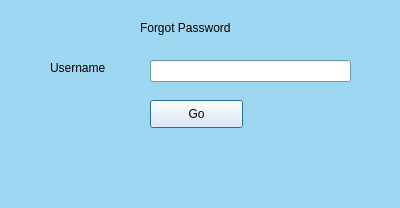
<?xml version="1.0" encoding="UTF-8"?>
<ui version="4.0">
 <class>ForgotPwd</class>
 <widget class="QDialog" name="ForgotPwd">
  <property name="geometry">
   <rect>
    <x>0</x>
    <y>0</y>
    <width>400</width>
    <height>208</height>
   </rect>
  </property>
  <property name="palette">
   <palette>
    <active>
     <colorrole role="WindowText">
      <brush brushstyle="SolidPattern">
       <color alpha="255">
        <red>0</red>
        <green>0</green>
        <blue>0</blue>
       </color>
      </brush>
     </colorrole>
     <colorrole role="Button">
      <brush brushstyle="SolidPattern">
       <color alpha="255">
        <red>157</red>
        <green>214</green>
        <blue>240</blue>
       </color>
      </brush>
     </colorrole>
     <colorrole role="Light">
      <brush brushstyle="SolidPattern">
       <color alpha="255">
        <red>255</red>
        <green>255</green>
        <blue>255</blue>
       </color>
      </brush>
     </colorrole>
     <colorrole role="Midlight">
      <brush brushstyle="SolidPattern">
       <color alpha="255">
        <red>206</red>
        <green>234</green>
        <blue>247</blue>
       </color>
      </brush>
     </colorrole>
     <colorrole role="Dark">
      <brush brushstyle="SolidPattern">
       <color alpha="255">
        <red>78</red>
        <green>107</green>
        <blue>120</blue>
       </color>
      </brush>
     </colorrole>
     <colorrole role="Mid">
      <brush brushstyle="SolidPattern">
       <color alpha="255">
        <red>105</red>
        <green>143</green>
        <blue>160</blue>
       </color>
      </brush>
     </colorrole>
     <colorrole role="Text">
      <brush brushstyle="SolidPattern">
       <color alpha="255">
        <red>0</red>
        <green>0</green>
        <blue>0</blue>
       </color>
      </brush>
     </colorrole>
     <colorrole role="BrightText">
      <brush brushstyle="SolidPattern">
       <color alpha="255">
        <red>255</red>
        <green>255</green>
        <blue>255</blue>
       </color>
      </brush>
     </colorrole>
     <colorrole role="ButtonText">
      <brush brushstyle="SolidPattern">
       <color alpha="255">
        <red>0</red>
        <green>0</green>
        <blue>0</blue>
       </color>
      </brush>
     </colorrole>
     <colorrole role="Base">
      <brush brushstyle="SolidPattern">
       <color alpha="255">
        <red>255</red>
        <green>255</green>
        <blue>255</blue>
       </color>
      </brush>
     </colorrole>
     <colorrole role="Window">
      <brush brushstyle="SolidPattern">
       <color alpha="255">
        <red>157</red>
        <green>214</green>
        <blue>240</blue>
       </color>
      </brush>
     </colorrole>
     <colorrole role="Shadow">
      <brush brushstyle="SolidPattern">
       <color alpha="255">
        <red>0</red>
        <green>0</green>
        <blue>0</blue>
       </color>
      </brush>
     </colorrole>
     <colorrole role="AlternateBase">
      <brush brushstyle="SolidPattern">
       <color alpha="255">
        <red>206</red>
        <green>234</green>
        <blue>247</blue>
       </color>
      </brush>
     </colorrole>
     <colorrole role="ToolTipBase">
      <brush brushstyle="SolidPattern">
       <color alpha="255">
        <red>255</red>
        <green>255</green>
        <blue>220</blue>
       </color>
      </brush>
     </colorrole>
     <colorrole role="ToolTipText">
      <brush brushstyle="SolidPattern">
       <color alpha="255">
        <red>0</red>
        <green>0</green>
        <blue>0</blue>
       </color>
      </brush>
     </colorrole>
    </active>
    <inactive>
     <colorrole role="WindowText">
      <brush brushstyle="SolidPattern">
       <color alpha="255">
        <red>0</red>
        <green>0</green>
        <blue>0</blue>
       </color>
      </brush>
     </colorrole>
     <colorrole role="Button">
      <brush brushstyle="SolidPattern">
       <color alpha="255">
        <red>157</red>
        <green>214</green>
        <blue>240</blue>
       </color>
      </brush>
     </colorrole>
     <colorrole role="Light">
      <brush brushstyle="SolidPattern">
       <color alpha="255">
        <red>255</red>
        <green>255</green>
        <blue>255</blue>
       </color>
      </brush>
     </colorrole>
     <colorrole role="Midlight">
      <brush brushstyle="SolidPattern">
       <color alpha="255">
        <red>206</red>
        <green>234</green>
        <blue>247</blue>
       </color>
      </brush>
     </colorrole>
     <colorrole role="Dark">
      <brush brushstyle="SolidPattern">
       <color alpha="255">
        <red>78</red>
        <green>107</green>
        <blue>120</blue>
       </color>
      </brush>
     </colorrole>
     <colorrole role="Mid">
      <brush brushstyle="SolidPattern">
       <color alpha="255">
        <red>105</red>
        <green>143</green>
        <blue>160</blue>
       </color>
      </brush>
     </colorrole>
     <colorrole role="Text">
      <brush brushstyle="SolidPattern">
       <color alpha="255">
        <red>0</red>
        <green>0</green>
        <blue>0</blue>
       </color>
      </brush>
     </colorrole>
     <colorrole role="BrightText">
      <brush brushstyle="SolidPattern">
       <color alpha="255">
        <red>255</red>
        <green>255</green>
        <blue>255</blue>
       </color>
      </brush>
     </colorrole>
     <colorrole role="ButtonText">
      <brush brushstyle="SolidPattern">
       <color alpha="255">
        <red>0</red>
        <green>0</green>
        <blue>0</blue>
       </color>
      </brush>
     </colorrole>
     <colorrole role="Base">
      <brush brushstyle="SolidPattern">
       <color alpha="255">
        <red>255</red>
        <green>255</green>
        <blue>255</blue>
       </color>
      </brush>
     </colorrole>
     <colorrole role="Window">
      <brush brushstyle="SolidPattern">
       <color alpha="255">
        <red>157</red>
        <green>214</green>
        <blue>240</blue>
       </color>
      </brush>
     </colorrole>
     <colorrole role="Shadow">
      <brush brushstyle="SolidPattern">
       <color alpha="255">
        <red>0</red>
        <green>0</green>
        <blue>0</blue>
       </color>
      </brush>
     </colorrole>
     <colorrole role="AlternateBase">
      <brush brushstyle="SolidPattern">
       <color alpha="255">
        <red>206</red>
        <green>234</green>
        <blue>247</blue>
       </color>
      </brush>
     </colorrole>
     <colorrole role="ToolTipBase">
      <brush brushstyle="SolidPattern">
       <color alpha="255">
        <red>255</red>
        <green>255</green>
        <blue>220</blue>
       </color>
      </brush>
     </colorrole>
     <colorrole role="ToolTipText">
      <brush brushstyle="SolidPattern">
       <color alpha="255">
        <red>0</red>
        <green>0</green>
        <blue>0</blue>
       </color>
      </brush>
     </colorrole>
    </inactive>
    <disabled>
     <colorrole role="WindowText">
      <brush brushstyle="SolidPattern">
       <color alpha="255">
        <red>78</red>
        <green>107</green>
        <blue>120</blue>
       </color>
      </brush>
     </colorrole>
     <colorrole role="Button">
      <brush brushstyle="SolidPattern">
       <color alpha="255">
        <red>157</red>
        <green>214</green>
        <blue>240</blue>
       </color>
      </brush>
     </colorrole>
     <colorrole role="Light">
      <brush brushstyle="SolidPattern">
       <color alpha="255">
        <red>255</red>
        <green>255</green>
        <blue>255</blue>
       </color>
      </brush>
     </colorrole>
     <colorrole role="Midlight">
      <brush brushstyle="SolidPattern">
       <color alpha="255">
        <red>206</red>
        <green>234</green>
        <blue>247</blue>
       </color>
      </brush>
     </colorrole>
     <colorrole role="Dark">
      <brush brushstyle="SolidPattern">
       <color alpha="255">
        <red>78</red>
        <green>107</green>
        <blue>120</blue>
       </color>
      </brush>
     </colorrole>
     <colorrole role="Mid">
      <brush brushstyle="SolidPattern">
       <color alpha="255">
        <red>105</red>
        <green>143</green>
        <blue>160</blue>
       </color>
      </brush>
     </colorrole>
     <colorrole role="Text">
      <brush brushstyle="SolidPattern">
       <color alpha="255">
        <red>78</red>
        <green>107</green>
        <blue>120</blue>
       </color>
      </brush>
     </colorrole>
     <colorrole role="BrightText">
      <brush brushstyle="SolidPattern">
       <color alpha="255">
        <red>255</red>
        <green>255</green>
        <blue>255</blue>
       </color>
      </brush>
     </colorrole>
     <colorrole role="ButtonText">
      <brush brushstyle="SolidPattern">
       <color alpha="255">
        <red>78</red>
        <green>107</green>
        <blue>120</blue>
       </color>
      </brush>
     </colorrole>
     <colorrole role="Base">
      <brush brushstyle="SolidPattern">
       <color alpha="255">
        <red>157</red>
        <green>214</green>
        <blue>240</blue>
       </color>
      </brush>
     </colorrole>
     <colorrole role="Window">
      <brush brushstyle="SolidPattern">
       <color alpha="255">
        <red>157</red>
        <green>214</green>
        <blue>240</blue>
       </color>
      </brush>
     </colorrole>
     <colorrole role="Shadow">
      <brush brushstyle="SolidPattern">
       <color alpha="255">
        <red>0</red>
        <green>0</green>
        <blue>0</blue>
       </color>
      </brush>
     </colorrole>
     <colorrole role="AlternateBase">
      <brush brushstyle="SolidPattern">
       <color alpha="255">
        <red>157</red>
        <green>214</green>
        <blue>240</blue>
       </color>
      </brush>
     </colorrole>
     <colorrole role="ToolTipBase">
      <brush brushstyle="SolidPattern">
       <color alpha="255">
        <red>255</red>
        <green>255</green>
        <blue>220</blue>
       </color>
      </brush>
     </colorrole>
     <colorrole role="ToolTipText">
      <brush brushstyle="SolidPattern">
       <color alpha="255">
        <red>0</red>
        <green>0</green>
        <blue>0</blue>
       </color>
      </brush>
     </colorrole>
    </disabled>
   </palette>
  </property>
  <property name="windowTitle">
   <string>Dialog</string>
  </property>
  <widget class="QPushButton" name="edtGo">
   <property name="geometry">
    <rect>
     <x>150</x>
     <y>100</y>
     <width>93</width>
     <height>28</height>
    </rect>
   </property>
   <property name="palette">
    <palette>
     <active>
      <colorrole role="WindowText">
       <brush brushstyle="SolidPattern">
        <color alpha="255">
         <red>0</red>
         <green>0</green>
         <blue>0</blue>
        </color>
       </brush>
      </colorrole>
      <colorrole role="Button">
       <brush brushstyle="SolidPattern">
        <color alpha="255">
         <red>233</red>
         <green>241</green>
         <blue>255</blue>
        </color>
       </brush>
      </colorrole>
      <colorrole role="Light">
       <brush brushstyle="SolidPattern">
        <color alpha="255">
         <red>255</red>
         <green>255</green>
         <blue>255</blue>
        </color>
       </brush>
      </colorrole>
      <colorrole role="Midlight">
       <brush brushstyle="SolidPattern">
        <color alpha="255">
         <red>244</red>
         <green>248</green>
         <blue>255</blue>
        </color>
       </brush>
      </colorrole>
      <colorrole role="Dark">
       <brush brushstyle="SolidPattern">
        <color alpha="255">
         <red>116</red>
         <green>120</green>
         <blue>127</blue>
        </color>
       </brush>
      </colorrole>
      <colorrole role="Mid">
       <brush brushstyle="SolidPattern">
        <color alpha="255">
         <red>155</red>
         <green>161</green>
         <blue>170</blue>
        </color>
       </brush>
      </colorrole>
      <colorrole role="Text">
       <brush brushstyle="SolidPattern">
        <color alpha="255">
         <red>0</red>
         <green>0</green>
         <blue>0</blue>
        </color>
       </brush>
      </colorrole>
      <colorrole role="BrightText">
       <brush brushstyle="SolidPattern">
        <color alpha="255">
         <red>255</red>
         <green>255</green>
         <blue>255</blue>
        </color>
       </brush>
      </colorrole>
      <colorrole role="ButtonText">
       <brush brushstyle="SolidPattern">
        <color alpha="255">
         <red>0</red>
         <green>0</green>
         <blue>0</blue>
        </color>
       </brush>
      </colorrole>
      <colorrole role="Base">
       <brush brushstyle="SolidPattern">
        <color alpha="255">
         <red>255</red>
         <green>255</green>
         <blue>255</blue>
        </color>
       </brush>
      </colorrole>
      <colorrole role="Window">
       <brush brushstyle="SolidPattern">
        <color alpha="255">
         <red>233</red>
         <green>241</green>
         <blue>255</blue>
        </color>
       </brush>
      </colorrole>
      <colorrole role="Shadow">
       <brush brushstyle="SolidPattern">
        <color alpha="255">
         <red>0</red>
         <green>0</green>
         <blue>0</blue>
        </color>
       </brush>
      </colorrole>
      <colorrole role="AlternateBase">
       <brush brushstyle="SolidPattern">
        <color alpha="255">
         <red>244</red>
         <green>248</green>
         <blue>255</blue>
        </color>
       </brush>
      </colorrole>
      <colorrole role="ToolTipBase">
       <brush brushstyle="SolidPattern">
        <color alpha="255">
         <red>255</red>
         <green>255</green>
         <blue>220</blue>
        </color>
       </brush>
      </colorrole>
      <colorrole role="ToolTipText">
       <brush brushstyle="SolidPattern">
        <color alpha="255">
         <red>0</red>
         <green>0</green>
         <blue>0</blue>
        </color>
       </brush>
      </colorrole>
     </active>
     <inactive>
      <colorrole role="WindowText">
       <brush brushstyle="SolidPattern">
        <color alpha="255">
         <red>0</red>
         <green>0</green>
         <blue>0</blue>
        </color>
       </brush>
      </colorrole>
      <colorrole role="Button">
       <brush brushstyle="SolidPattern">
        <color alpha="255">
         <red>233</red>
         <green>241</green>
         <blue>255</blue>
        </color>
       </brush>
      </colorrole>
      <colorrole role="Light">
       <brush brushstyle="SolidPattern">
        <color alpha="255">
         <red>255</red>
         <green>255</green>
         <blue>255</blue>
        </color>
       </brush>
      </colorrole>
      <colorrole role="Midlight">
       <brush brushstyle="SolidPattern">
        <color alpha="255">
         <red>244</red>
         <green>248</green>
         <blue>255</blue>
        </color>
       </brush>
      </colorrole>
      <colorrole role="Dark">
       <brush brushstyle="SolidPattern">
        <color alpha="255">
         <red>116</red>
         <green>120</green>
         <blue>127</blue>
        </color>
       </brush>
      </colorrole>
      <colorrole role="Mid">
       <brush brushstyle="SolidPattern">
        <color alpha="255">
         <red>155</red>
         <green>161</green>
         <blue>170</blue>
        </color>
       </brush>
      </colorrole>
      <colorrole role="Text">
       <brush brushstyle="SolidPattern">
        <color alpha="255">
         <red>0</red>
         <green>0</green>
         <blue>0</blue>
        </color>
       </brush>
      </colorrole>
      <colorrole role="BrightText">
       <brush brushstyle="SolidPattern">
        <color alpha="255">
         <red>255</red>
         <green>255</green>
         <blue>255</blue>
        </color>
       </brush>
      </colorrole>
      <colorrole role="ButtonText">
       <brush brushstyle="SolidPattern">
        <color alpha="255">
         <red>0</red>
         <green>0</green>
         <blue>0</blue>
        </color>
       </brush>
      </colorrole>
      <colorrole role="Base">
       <brush brushstyle="SolidPattern">
        <color alpha="255">
         <red>255</red>
         <green>255</green>
         <blue>255</blue>
        </color>
       </brush>
      </colorrole>
      <colorrole role="Window">
       <brush brushstyle="SolidPattern">
        <color alpha="255">
         <red>233</red>
         <green>241</green>
         <blue>255</blue>
        </color>
       </brush>
      </colorrole>
      <colorrole role="Shadow">
       <brush brushstyle="SolidPattern">
        <color alpha="255">
         <red>0</red>
         <green>0</green>
         <blue>0</blue>
        </color>
       </brush>
      </colorrole>
      <colorrole role="AlternateBase">
       <brush brushstyle="SolidPattern">
        <color alpha="255">
         <red>244</red>
         <green>248</green>
         <blue>255</blue>
        </color>
       </brush>
      </colorrole>
      <colorrole role="ToolTipBase">
       <brush brushstyle="SolidPattern">
        <color alpha="255">
         <red>255</red>
         <green>255</green>
         <blue>220</blue>
        </color>
       </brush>
      </colorrole>
      <colorrole role="ToolTipText">
       <brush brushstyle="SolidPattern">
        <color alpha="255">
         <red>0</red>
         <green>0</green>
         <blue>0</blue>
        </color>
       </brush>
      </colorrole>
     </inactive>
     <disabled>
      <colorrole role="WindowText">
       <brush brushstyle="SolidPattern">
        <color alpha="255">
         <red>116</red>
         <green>120</green>
         <blue>127</blue>
        </color>
       </brush>
      </colorrole>
      <colorrole role="Button">
       <brush brushstyle="SolidPattern">
        <color alpha="255">
         <red>233</red>
         <green>241</green>
         <blue>255</blue>
        </color>
       </brush>
      </colorrole>
      <colorrole role="Light">
       <brush brushstyle="SolidPattern">
        <color alpha="255">
         <red>255</red>
         <green>255</green>
         <blue>255</blue>
        </color>
       </brush>
      </colorrole>
      <colorrole role="Midlight">
       <brush brushstyle="SolidPattern">
        <color alpha="255">
         <red>244</red>
         <green>248</green>
         <blue>255</blue>
        </color>
       </brush>
      </colorrole>
      <colorrole role="Dark">
       <brush brushstyle="SolidPattern">
        <color alpha="255">
         <red>116</red>
         <green>120</green>
         <blue>127</blue>
        </color>
       </brush>
      </colorrole>
      <colorrole role="Mid">
       <brush brushstyle="SolidPattern">
        <color alpha="255">
         <red>155</red>
         <green>161</green>
         <blue>170</blue>
        </color>
       </brush>
      </colorrole>
      <colorrole role="Text">
       <brush brushstyle="SolidPattern">
        <color alpha="255">
         <red>116</red>
         <green>120</green>
         <blue>127</blue>
        </color>
       </brush>
      </colorrole>
      <colorrole role="BrightText">
       <brush brushstyle="SolidPattern">
        <color alpha="255">
         <red>255</red>
         <green>255</green>
         <blue>255</blue>
        </color>
       </brush>
      </colorrole>
      <colorrole role="ButtonText">
       <brush brushstyle="SolidPattern">
        <color alpha="255">
         <red>116</red>
         <green>120</green>
         <blue>127</blue>
        </color>
       </brush>
      </colorrole>
      <colorrole role="Base">
       <brush brushstyle="SolidPattern">
        <color alpha="255">
         <red>233</red>
         <green>241</green>
         <blue>255</blue>
        </color>
       </brush>
      </colorrole>
      <colorrole role="Window">
       <brush brushstyle="SolidPattern">
        <color alpha="255">
         <red>233</red>
         <green>241</green>
         <blue>255</blue>
        </color>
       </brush>
      </colorrole>
      <colorrole role="Shadow">
       <brush brushstyle="SolidPattern">
        <color alpha="255">
         <red>0</red>
         <green>0</green>
         <blue>0</blue>
        </color>
       </brush>
      </colorrole>
      <colorrole role="AlternateBase">
       <brush brushstyle="SolidPattern">
        <color alpha="255">
         <red>233</red>
         <green>241</green>
         <blue>255</blue>
        </color>
       </brush>
      </colorrole>
      <colorrole role="ToolTipBase">
       <brush brushstyle="SolidPattern">
        <color alpha="255">
         <red>255</red>
         <green>255</green>
         <blue>220</blue>
        </color>
       </brush>
      </colorrole>
      <colorrole role="ToolTipText">
       <brush brushstyle="SolidPattern">
        <color alpha="255">
         <red>0</red>
         <green>0</green>
         <blue>0</blue>
        </color>
       </brush>
      </colorrole>
     </disabled>
    </palette>
   </property>
   <property name="text">
    <string>Go</string>
   </property>
  </widget>
  <widget class="QLineEdit" name="edtEmail">
   <property name="geometry">
    <rect>
     <x>150</x>
     <y>60</y>
     <width>201</width>
     <height>22</height>
    </rect>
   </property>
  </widget>
  <widget class="QLabel" name="label_2">
   <property name="geometry">
    <rect>
     <x>50</x>
     <y>60</y>
     <width>81</width>
     <height>16</height>
    </rect>
   </property>
   <property name="text">
    <string>Username</string>
   </property>
  </widget>
  <widget class="QLabel" name="label">
   <property name="geometry">
    <rect>
     <x>140</x>
     <y>20</y>
     <width>121</width>
     <height>16</height>
    </rect>
   </property>
   <property name="text">
    <string>Forgot Password</string>
   </property>
  </widget>
 </widget>
 <resources/>
 <connections/>
</ui>
